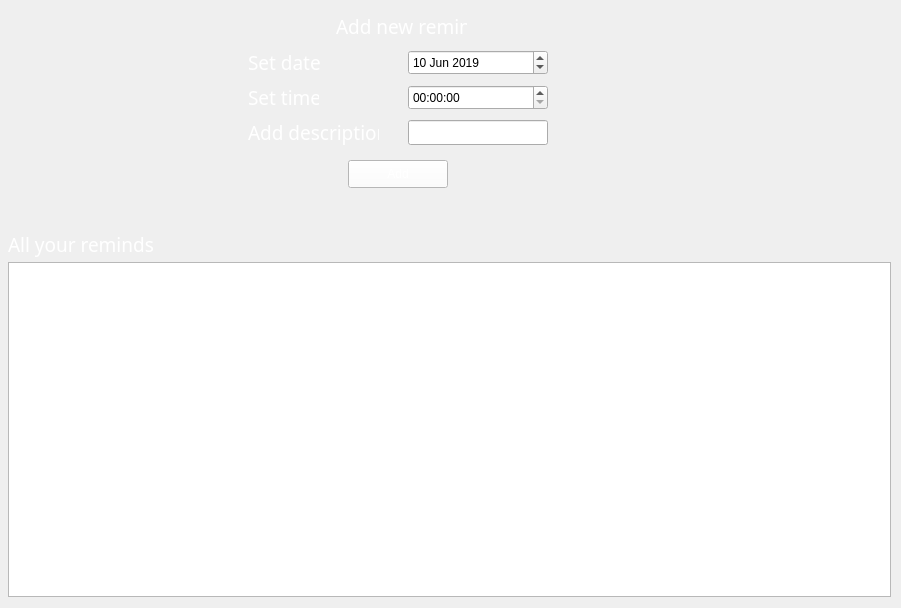
   <widget class="QWidget" name="Reminds_Widget" native="true">
    <property name="geometry">
     <rect>
      <x>190</x>
      <y>160</y>
      <width>901</width>
      <height>608</height>
     </rect>
    </property>
    <property name="styleSheet">
     <string notr="true">background-image: url(:/images/icons/fon_2_icon.png);</string>
    </property>
    <widget class="QTextBrowser" name="Remind_Browser">
     <property name="geometry">
      <rect>
       <x>8</x>
       <y>262</y>
       <width>883</width>
       <height>335</height>
      </rect>
     </property>
     <property name="styleSheet">
      <string notr="true">color: rgb(255, 255, 255);
font: 14pt &quot;Calibri&quot;;</string>
     </property>
    </widget>
    <widget class="QWidget" name="Add_remind" native="true">
     <property name="geometry">
      <rect>
       <x>228</x>
       <y>0</y>
       <width>346</width>
       <height>224</height>
      </rect>
     </property>
     <widget class="QPushButton" name="Add_New_Remind">
      <property name="geometry">
       <rect>
        <x>120</x>
        <y>160</y>
        <width>100</width>
        <height>28</height>
       </rect>
      </property>
      <property name="autoFillBackground">
       <bool>false</bool>
      </property>
      <property name="styleSheet">
       <string notr="true">font: 14pt &quot;ISOCP&quot;;
background-color: rgb(255, 255, 255);
color: rgb(255, 255, 255);
</string>
      </property>
      <property name="text">
       <string>Add</string>
      </property>
      <property name="checkable">
       <bool>false</bool>
      </property>
      <property name="checked">
       <bool>false</bool>
      </property>
     </widget>
     <widget class="QLabel" name="label_13">
      <property name="geometry">
       <rect>
        <x>108</x>
        <y>14</y>
        <width>131</width>
        <height>25</height>
       </rect>
      </property>
      <property name="font">
       <font>
        <family>ISOCP</family>
        <pointsize>14</pointsize>
       </font>
      </property>
      <property name="styleSheet">
       <string notr="true">color: rgb(255, 255, 255);</string>
      </property>
      <property name="text">
       <string>Add new remind</string>
      </property>
     </widget>
     <widget class="QDateEdit" name="RemindDateEdit">
      <property name="geometry">
       <rect>
        <x>180</x>
        <y>50</y>
        <width>140</width>
        <height>25</height>
       </rect>
      </property>
      <property name="styleSheet">
       <string notr="true">font: 14pt &quot;ISOCP&quot;;</string>
      </property>
      <property name="maximumDateTime">
       <datetime>
        <hour>23</hour>
        <minute>59</minute>
        <second>59</second>
        <year>3000</year>
        <month>12</month>
        <day>31</day>
       </datetime>
      </property>
      <property name="minimumDateTime">
       <datetime>
        <hour>0</hour>
        <minute>0</minute>
        <second>0</second>
        <year>2018</year>
        <month>1</month>
        <day>1</day>
       </datetime>
      </property>
      <property name="date">
       <date>
        <year>2019</year>
        <month>6</month>
        <day>10</day>
       </date>
      </property>
     </widget>
     <widget class="QLabel" name="label_14">
      <property name="geometry">
       <rect>
        <x>20</x>
        <y>120</y>
        <width>131</width>
        <height>25</height>
       </rect>
      </property>
      <property name="font">
       <font>
        <family>ISOCP</family>
        <pointsize>14</pointsize>
       </font>
      </property>
      <property name="styleSheet">
       <string notr="true">color: rgb(255, 255, 255);</string>
      </property>
      <property name="text">
       <string>Add description</string>
      </property>
     </widget>
     <widget class="QLineEdit" name="RemindLine">
      <property name="geometry">
       <rect>
        <x>180</x>
        <y>120</y>
        <width>140</width>
        <height>25</height>
       </rect>
      </property>
      <property name="autoFillBackground">
       <bool>false</bool>
      </property>
      <property name="styleSheet">
       <string notr="true">font: 14pt &quot;ISOCP&quot;;
color: rgb(255, 255, 255);</string>
      </property>
     </widget>
     <widget class="QTimeEdit" name="RemindTimeEdit">
      <property name="geometry">
       <rect>
        <x>180</x>
        <y>85</y>
        <width>140</width>
        <height>25</height>
       </rect>
      </property>
      <property name="styleSheet">
       <string notr="true">font: 14pt &quot;ISOCP&quot;;</string>
      </property>
      <property name="displayFormat">
       <string>HH:mm:ss</string>
      </property>
     </widget>
     <widget class="QLabel" name="label_16">
      <property name="geometry">
       <rect>
        <x>20</x>
        <y>50</y>
        <width>91</width>
        <height>25</height>
       </rect>
      </property>
      <property name="font">
       <font>
        <family>ISOCP</family>
        <pointsize>14</pointsize>
       </font>
      </property>
      <property name="styleSheet">
       <string notr="true">color: rgb(255, 255, 255);</string>
      </property>
      <property name="text">
       <string>Set date</string>
      </property>
     </widget>
     <widget class="QLabel" name="label_17">
      <property name="geometry">
       <rect>
        <x>20</x>
        <y>85</y>
        <width>71</width>
        <height>25</height>
       </rect>
      </property>
      <property name="font">
       <font>
        <family>ISOCP</family>
        <pointsize>14</pointsize>
       </font>
      </property>
      <property name="styleSheet">
       <string notr="true">color: rgb(255, 255, 255);</string>
      </property>
      <property name="text">
       <string>Set time</string>
      </property>
     </widget>
    </widget>
    <widget class="QLabel" name="label_18">
     <property name="geometry">
      <rect>
       <x>8</x>
       <y>226</y>
       <width>154</width>
       <height>36</height>
      </rect>
     </property>
     <property name="font">
      <font>
       <family>ISOCP</family>
       <pointsize>14</pointsize>
      </font>
     </property>
     <property name="styleSheet">
      <string notr="true">color: rgb(255, 255, 255);</string>
     </property>
     <property name="text">
      <string>All your reminds</string>
     </property>
    </widget>
   </widget>
